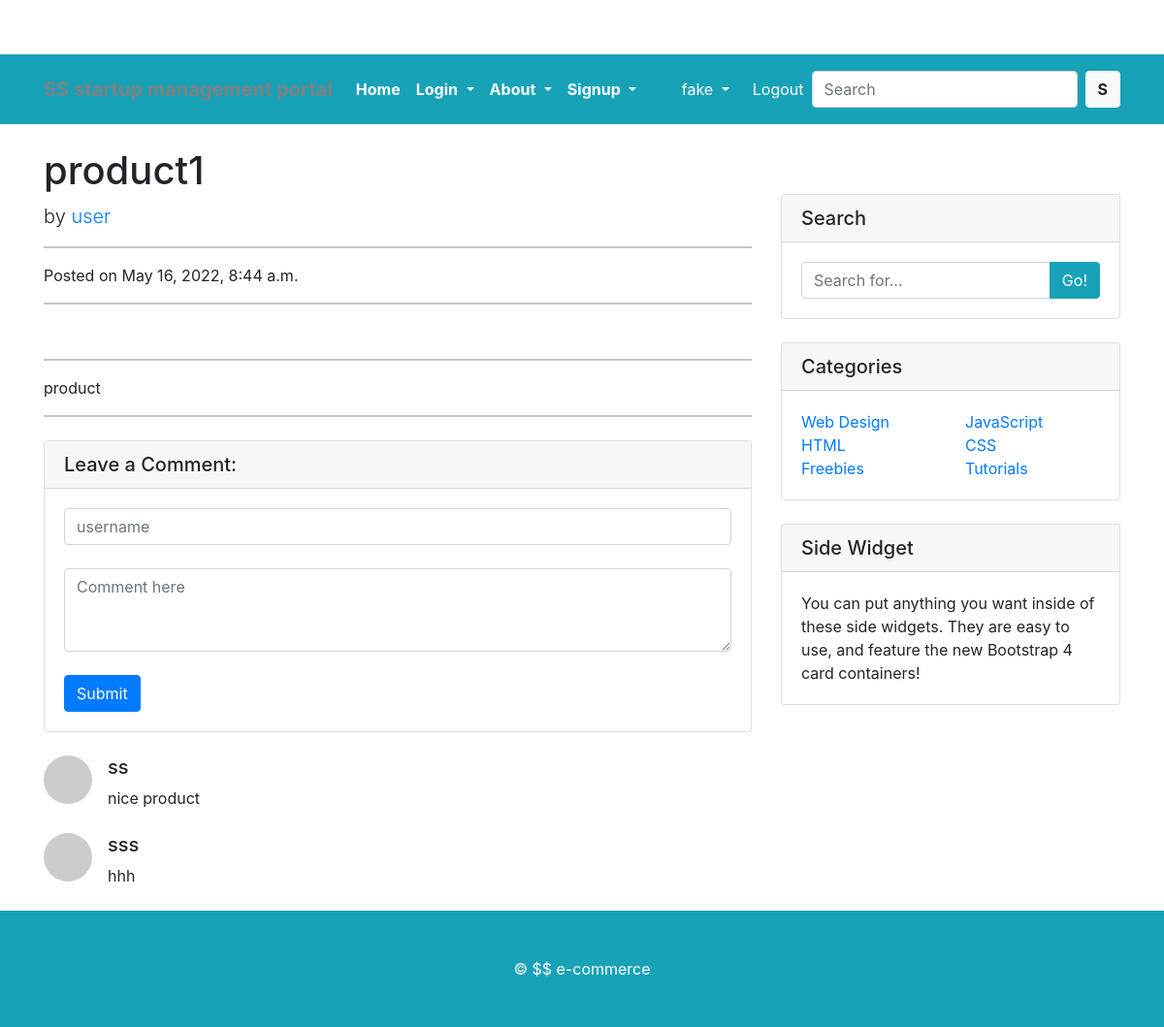
Screenshot of /product1 (signed in) with the database file from the repository.
### SGapp/models.py (models this page shows, shortened)
class User(AbstractUser):
    is_user = models.BooleanField(default=False)
    is_mentor = models.BooleanField(default=False)

class Blog_Post(models.Model):
    image = models.ImageField(upload_to = 'img')
    title = models.CharField(max_length= 200)
    body = models.TextField()
    slug = models.SlugField()
    writer = models.ForeignKey(User, on_delete = models.CASCADE)
    created_on = models.DateTimeField(auto_now = True)

class Comment(models.Model):
    commenter = models.CharField(max_length = 50)
    body = models.TextField()
    post = models.ForeignKey(Blog_Post, on_delete = models.CASCADE, related_name='comments')

### SGapp/views.py (the view)
# urls.py: path('<str:slug>', views.blog_detailView, name = 'blog_detail'),
@user_required
def blog_detailView(request, slug):
    post = Blog_Post.objects.get(slug = slug)
    comments = post.comments.all()
    new_comment = None
    if request.method == 'POST':
        form = CommentForm(request.POST)
        if form.is_valid():
            new_comment = form.save(commit=False)
            new_comment.post = post
            new_comment.save()
            messages.success(request, 'User commented successfully!')
            return HttpResponseRedirect(reverse('blog_detail', args = [str(post.slug)]))
    else:
        form = CommentForm()
    return render(request, 'blog_detail.html', {'post': post, 'form': form, 'comments':comments, 'new_comment':new_comment})

### SGapp/forms.py
class CommentForm(forms.ModelForm):
    commenter = forms.CharField(max_length=20, widget=forms.TextInput(attrs={
        'class': 'form-control', 'placeholder':'username'
    }))
    body = forms.CharField(max_length=100, widget = forms.Textarea(attrs={
        'class': 'form-control', 'placeholder': 'Comment here', 'rows': 3
    }))
    class Meta:
        model = Comment
        fields = ['commenter', 'body']

### SGapp/templates/blog_detail.html (shortened to what this page needs)
{% extends 'basex.html' %}
  {%  block content %}
  <div class="container">
    <div class="row">
      <div class="col-lg-8">
        <h1 class="mt-4">{{post.title}}</h1>
        <p class="lead">
          by
          <a href="#">{{post.writer}}</a>
        </p>
        <hr>
        <p>Posted on {{post.created_on}}</p>
        <hr>
        <hr>
        <p>{{post.body}}</p>
        <hr>
        <div class="card my-4">
          <h5 class="card-header">Leave a Comment:</h5>
          <div class="card-body">
            <form method="POST">
               {{form.commenter}} <br>
              {{form.body}}<br>
              <button type="submit" class="btn btn-primary">Submit</button>
            </form>
          </div>
        </div>
        {% for comment in comments %}
        <div class="media mb-4">
          <img class="d-flex mr-3 rounded-circle" src="http://placehold.it/50x50" alt="">
          <div class="media-body">
            <h5 class="mt-0">{{comment.commenter}}</h5>
            {{comment.body}}
          </div>
        </div>
        {% endfor %}
      </div>
     {% endblock %}

### templates/basex.html (shortened to what this page needs)
<!DOCTYPE html>
{% load static %}
<html lang="en">
<head>
  <ink href="https://cdn.jsdelivr.net/npm/bootstrap@5.0.0-beta1/dist/css/bootstrap.min.css" rel="stylesheet">
    <link href="https://cdn.jsdelivr.net/npm/bootstrap@5.0.1/dist/css/bootstrap.min.css" rel="stylesheet">
    <link rel="stylesheet" href="{% static 'app/css/owl.carousel.min.css' %}">
    <link rel="stylesheet" href="{% static 'app/css/all.min.css' %}">
    <link rel="stylesheet" href="{% static 'app/css/style.css' %}">
    <link href="https://cdn.jsdelivr.net/npm/bootstrap@5.0.2/dist/css/bootstrap.min.css" rel="stylesheet">
  <link href="{% static 'vendor/bootstrap/css/bootstrap.min.css' %}" rel="stylesheet">
  <link href="{% static 'css/blog-home.css' %}" rel="stylesheet">
</head>
<body>
<nav class="navbar navbar-expand-lg navbar-dark pt-3 pb-3 bg-info " >
  <div class="container">
    <a style =" color:grey;" class="navbar-brand" href="/"><b>SS startup management portal </b></a>
    <div class="collapse navbar-collapse" id="navbarSupportedContent">
      <ul class="navbar-nav me-auto mb-2 mb-lg-0">
        <li class="nav-item">
          <a class="nav-link active" aria-current="page" href="{% url 'home' %}"><b>Home</b></a>
        </li>
        <li class="nav-item dropdown">
          <a class="nav-link dropdown-toggle text-white" href="#" id="electronicsDropdown" role="button" data-bs-toggle="dropdown" aria-expanded="false">
            <b>Login</b>
          </a>
        </li>
          <li class="nav-item dropdown">
          <a class="nav-link dropdown-toggle text-white" href="#" id="electronicsDropdown" role="button" data-bs-toggle="dropdown" aria-expanded="false">
            <b>About</b>
          </a>
        </li>
        <li class="nav-item dropdown">
          <a class="nav-link dropdown-toggle text-white" href="#" id="electronicsDropdown" role="button" data-bs-toggle="dropdown" aria-expanded="false">
            <b>Signup</b>
          </a>
        </li>
      </ul>
      <div>
       <ul class="navbar-nav me-auto mb-2 mb-lg-0">
        <li class="nav-item dropdown mx-2">
           <a class="nav-link dropdown-toggle text-white" href="#" id="profileDropdown" role="button" data-bs-toggle="dropdown" aria-expanded="false">
             {{ request.user }}
           </a>
       {% if request.user.is_authenticated %}
       <li>
          <a href="{% url 'logout_x' %}" class="nav-link text-white"> Logout </a>
        </li>
        {% endif %}
       </ul>
      </div>
      <form class="d-flex">
        <input class="form-control me-2" type="search" placeholder="Search" aria-label="Search">
        <button class="btn btn-light" type="submit"><b>S</b></button>
      </form>
    </div>
  </div>
 </nav>
  {% block content%}{% endblock %}
  <div class="col-md-4 mt-5">
    <div class="card my-4">
      <h5 class="card-header">Search</h5>
      <div class="card-body">
        <div class="input-group">
          <input type="text" class="form-control" placeholder="Search for...">
          <span class="input-group-append">
            <button class="btn btn-info" type="button">Go!</button>
          </span>
        </div>
      </div>
    </div>
    <div class="card my-4">
      <h5 class="card-header">Categories</h5>
      <div class="card-body">
        <div class="row">
          <div class="col-lg-6">
            <ul class="list-unstyled mb-0">
              <li>
                <a href="#">Web Design</a>
              </li>
              <li>
                <a href="#">HTML</a>
              </li>
              <li>
                <a href="#">Freebies</a>
              </li>
            </ul>
          </div>
          <div class="col-lg-6">
            <ul class="list-unstyled mb-0">
              <li>
                <a href="#">JavaScript</a>
              </li>
              <li>
                <a href="#">CSS</a>
              </li>
              <li>
                <a href="#">Tutorials</a>
              </li>
            </ul>
          </div>
        </div>
      </div>
    </div>
    <div class="card my-4">
      <h5 class="card-header">Side Widget</h5>
      <div class="card-body">
        You can put anything you want inside of these side widgets. They are easy to use, and feature the new Bootstrap 4 card containers!
      </div>
    </div>
  </div>
</div>
</div>
<footer class="py-5 bg-info">
<div class="container">
  <p class="m-0 text-center text-white"> &copy; $$ e-commerce</p>
</div>
</footer>
</body>
</html>

### static/css/blog-home.css (style rules this page uses)
body { padding-top: 56px; }

### rows the page displays
User: user "fake"
Blog_Post: title "product1", writer "user", created_on "May 16, 2022, 8:44 a.m.", body "product"
Comment: commenter "ss", body "nice product"
Comment: commenter "sss", body "hhh"
